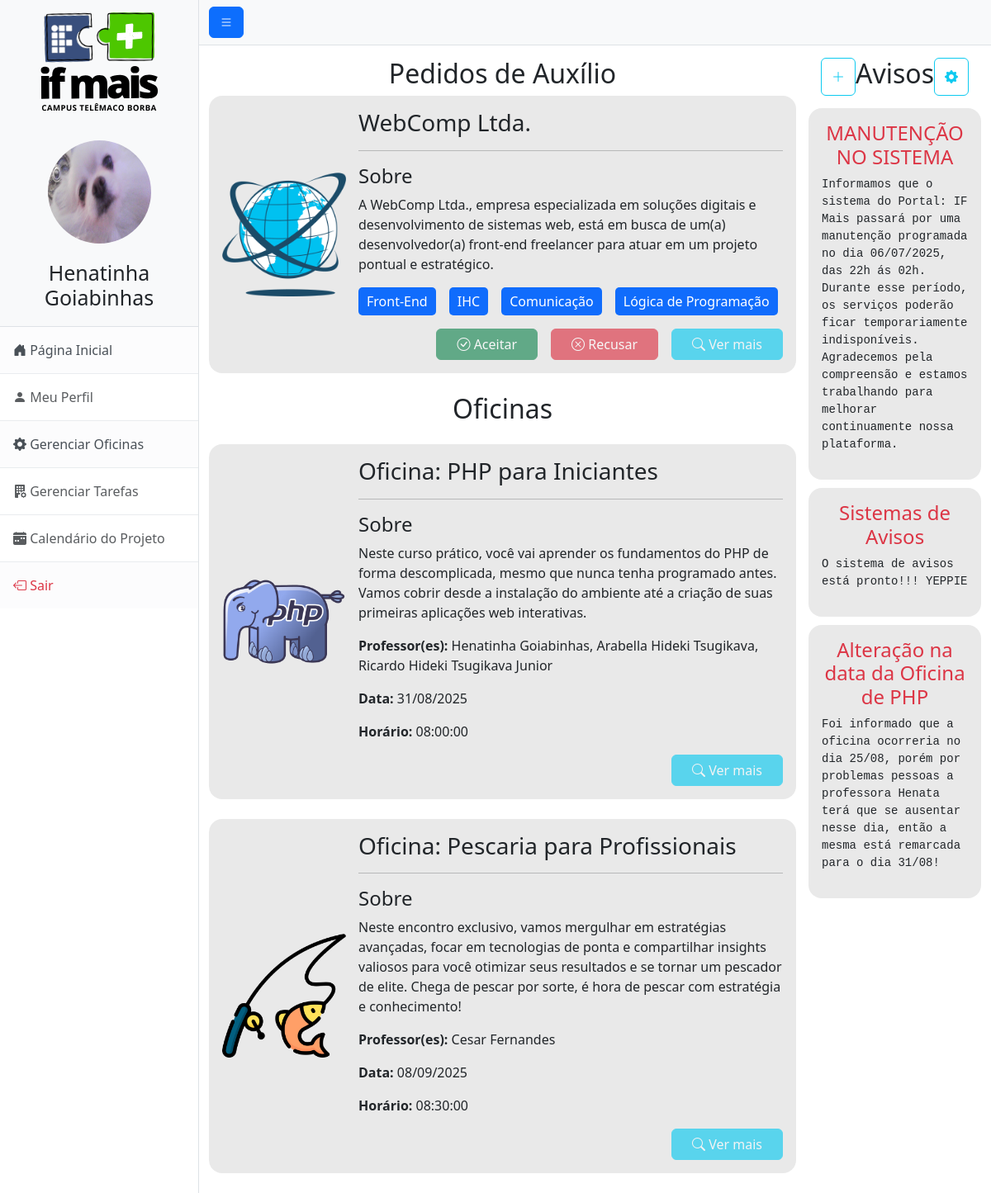
The app's page /home.php (signed in) with its own data.
### tables this page shows
CREATE TABLE `oficina` (
  `idOficina` int NOT NULL,
  `tituloOficina` varchar(50) DEFAULT NULL,
  `descricaoOficina` varchar(500) DEFAULT NULL,
  `dataOficina` date DEFAULT NULL,
  `horaOficina` time DEFAULT NULL,
  `criadorOficina` int DEFAULT NULL,
  `fotoOficina` varchar(200) NOT NULL
);

CREATE TABLE `aviso` (
  `idAviso` int NOT NULL,
  `tituloAviso` varchar(50) DEFAULT NULL,
  `descricaoAviso` varchar(500) DEFAULT NULL,
  `validadeAviso` datetime DEFAULT NULL,
  `criadorAviso` int DEFAULT NULL
);

### app/controllers/mostrarTodasOficinas.php (called while the page is built, shortened)
<?php
    $oficinasUserSQL = "SELECT * FROM oficina";
    include 'app/models/oficinas/pegarUserOficinas.php';
    include 'app/views/oficinas/mostrarTodasOficinas.php';
?>

### app/models/oficinas/pegarUserOficinas.php (called while the page is built, shortened)
<?php
    include 'config/database.php';
    $checarUserOficinas = mysqli_query($conn,$oficinasUserSQL);
?>

### app/models/oficinas/TratarUserOficinas.php (called while the page is built, shortened)
<?php
    $tituloUserOficina = htmlspecialchars($oficinasUser['tituloOficina'], ENT_QUOTES, 'UTF-8');
    $sobreUserOficina = htmlspecialchars($oficinasUser['descricaoOficina'], ENT_QUOTES, 'UTF-8');
    if(strlen($oficinasUser['dataOficina']) == 10){
        $dia = substr($oficinasUser['dataOficina'], 8, 2);
        $mes = substr($oficinasUser['dataOficina'], 5, 2);
        $ano = substr($oficinasUser['dataOficina'], 0, 4);
        $dataUserOficina = $dia . "/" . $mes ."/". $ano;
    } else {
        $dataUserOficina = $oficinasUser['dataOficina'];
    }
    $horarioUserOficina = $oficinasUser['horaOficina'];
    $fotoUserOficina = $oficinasUser['fotoOficina'];
    include 'app/models/oficinas/listarProfessoresOficinas.php';
?>

### app/models/oficinas/listarProfessoresOficinas.php (called while the page is built)
<?php
    $oficinaProfsArr = [];
    $idOficinaAtual = $oficinasUser['idOficina'];
    $oficinasProfesoresSQL = "SELECT nomePessoa FROM pessoa, professores_oficina WHERE idOficina = $idOficinaAtual AND cpfProfessor = pessoa.cpfPessoa";
    $checarOficinasProfs = mysqli_query($conn,$oficinasProfesoresSQL);
    while($OficinaProf = mysqli_fetch_assoc($checarOficinasProfs)){
        array_push($oficinaProfsArr, $OficinaProf['nomePessoa']);
    }
    $oficinaProfsStr = implode(', ', $oficinaProfsArr);
?>

### app/views/oficinas/mostrarTodasOficinas.php (the view)
<?php
while($oficinasUser = mysqli_fetch_assoc($checarUserOficinas)){
        include 'app/models/oficinas/TratarUserOficinas.php';
        echo "
            <div class='fundo-grid oficina d-flex align-items-center justify-content-between p-3 rounded-4 my-4'>
                <img src='$fotoUserOficina' alt='' width='150px' height='150px' class='rounded-1'>
                <div class='grid-textos oficina-textos flex-grow-1'>
                    <h3 class='oficina-titulo'>$tituloUserOficina</h3>
                    <hr>
                    <h4 class='mt-2'>Sobre</h4>
                    <p>$sobreUserOficina</p>
                    <p><strong>Professor(es): </strong>$oficinaProfsStr</p>
                    <p><strong>Data: </strong>$dataUserOficina</p>
                    <p><strong>Horário: </strong>$horarioUserOficina</p>
                    <div class='d-flex justify-content-end gap-3'>
                        <a class='btn btn-info text-light px-4 disabled' href='#'><i class='bi bi-search'></i> Ver mais</a>
                    </div>
                </div>
            </div>
        ";
    }
?>

### app/views/general/libs.php (shortened to what this page needs)
<!DOCTYPE html>
<html lang="pt-br">
    <head>
        <link href="css/styles.css" rel="stylesheet" />
        <link rel="stylesheet" href="css/geral.css">
        <link rel="stylesheet" href="https://cdn.jsdelivr.net/npm/bootstrap-icons@1.13.1/font/bootstrap-icons.min.css">
        <link href="https://cdn.jsdelivr.net/npm/bootstrap@5.3.7/dist/css/bootstrap.min.css" rel="stylesheet">

### home.php (shortened to what this page needs)
<?php include "app/views/general/libs.php";?>
    <link rel="stylesheet" href="css/home.css">
    </head>
    <body>
        <div class="d-flex" id="wrapper">
            <div class="border-end bg-white" id="sidebar-wrapper">
                <div class="sidebar-heading border-bottom bg-light headerSideNav">
                    <img src="assets/logo.svg" alt="logo IFMais" width="150px" height="150px" class="logo_ifMais">
                    <img src="<?= $_SESSION['fotoUsuario'] ?>" alt="" class="icon_usuario">
                    <h1 class="nome_usuario"><?= $_SESSION['nomePessoa'] ?></h1>
                </div>
                <div class="list-group list-group-flush">
                    <a class="list-group-item list-group-item-action list-group-item-light p-3" href="#!"> <i class="bi bi-house-door-fill"></i> Página Inicial</a>
                    <a class="list-group-item list-group-item-action list-group-item-light p-3 disabled" href="#!"><i class="bi bi-person-fill"></i> Meu Perfil</a>
                    <a class="list-group-item list-group-item-action list-group-item-light p-3" href="oficinas.php"><i class="bi bi-gear-fill"></i> Gerenciar Oficinas</a>
                    <a class="list-group-item list-group-item-action list-group-item-light p-3 disabled" href="#!"><i class="bi bi-building-fill-gear"></i> Gerenciar Tarefas</a>
                    <a class="list-group-item list-group-item-action list-group-item-light p-3 disabled" href="#!"><i class="bi bi-calendar-week-fill"></i> Calendário do Projeto</a>
                    <a class="list-group-item list-group-item-action list-group-item-light p-3 text-danger" href="app/models/sairUser.php"><i class="bi bi-box-arrow-left"></i> Sair</a>
                </div>
            </div>
            <div id="page-content-wrapper">
                <nav class="navbar navbar-expand-lg navbar-light bg-light border-bottom">
                    <div class="container-fluid">
                        <button class="btn btn-primary" id="sidebarToggle"><i class="bi bi-list"></i></button>
                    </div>
                </nav>
                <div class="container-fluid conteudo-main d-flex">
                    <main class="main-contents">
                        <section class="row main-content">
                            <div class="col secao-general">
                                <h2 class="text-center">Pedidos de Auxílio</h2>
                                <div class="pedidos">
                                    <div class="fundo-grid pedido d-flex align-items-center justify-content-between p-3 rounded-4">
                                        <img src="assets/ph_empresa.png" alt="" width="150px" height="150px" class="rounded-1">
                                        <div class="grid-textos pedido-textos flex-grow-1">
                                            <h3 class="pedido-titulo">WebComp Ltda.</h3>
                                            <hr>
                                            <h4 class="mt-2">Sobre</h4>
                                            <p>A WebComp Ltda., empresa especializada em soluções digitais e desenvolvimento de sistemas web, está em busca de um(a) desenvolvedor(a) front-end freelancer para atuar em um projeto pontual e estratégico.</p>
                                            <ul class="pedido-tags list-unstyled d-flex justify-content-left gap-3 flex-wrap">
                                                <li class="tag">Front-End</li>
                                                <li class="tag">IHC</li>
                                                <li class="tag">Comunicação</li>
                                                <li class="tag">Lógica de Programação</li>
                                            </ul>
                                            <div class="d-flex justify-content-end gap-3">
                                                <button class="btn btn-success px-4 disabled"><i class="bi bi-check-circle"></i> Aceitar</button>
                                                <button class="btn btn-danger px-4 disabled"><i class="bi bi-x-circle"></i> Recusar</button>
                                                <button class="btn btn-info text-light px-4 disabled"><i class="bi bi-search"></i> Ver mais</button>
                                            </div>
                                        </div>
                                    </div>
                                </div>
                            </div>
                        </section>
                        <section class="row main-content mt-4">
                            <div class="col secao-general">
                                <h2 class="text-center">Oficinas</h2>
                                <div class="oficinas">
                                    <?php include 'app/controllers/mostrarTodasOficinas.php' ?>
                                </div>
                            </div>
                        </section>
                    </main>
                    <aside class="avisos-aside">
                        <div class="section-general">
                            <div class="avisos-admin">
                                <button class="aviso-add btn btn-outline-info" data-bs-toggle="modal" data-bs-target="#adicionarAviso"><i class="bi bi-plus-lg"></i></button>
                                <h2 class="text-center">Avisos</h2>
                                <button class="aviso-config btn btn-outline-info" data-bs-toggle="modal" data-bs-target="#modalGerenciarAviso"><i class="bi bi-gear-fill"></i></button>
                            </div>
                            <div class="avisos">
                                <?php include ('app/models/avisos/listarAvisos.php'); ?>
                            </div>
                        </div>
                    </aside>
                </div>
            </div>
        </div>
    </body>
</html>

### app/models/avisos/listarAvisos.php
<?php
    include 'config/database.php';
    $avisoSelect = "SELECT * FROM aviso";
    $todosAvisos = mysqli_query($conn, $avisoSelect);
    while($aviso = mysqli_fetch_array($todosAvisos)){
        echo "
            <div class='aviso p-3 rounded-4'>
                <h4 class='text-center text-danger'>{$aviso['tituloAviso']}</h4>
                <pre style='white-space:pre-wrap;'>{$aviso['descricaoAviso']}</pre>
            </div>
        ";
    }
?>

### css/geral.css (style rules this page uses)
.icon_usuario { display: block; background-color: white; border-radius: 50%; margin: 20px auto; width: 125px; height: 125px; }
.nome_usuario { font-size: 25px; text-align: center; width: 100%; margin-bottom: 20px; }
.secao-general { width: 100%; }
.fundo-grid { background-color: rgba(211, 211, 211, 0.5); }
hr { margin: 0; }
.grid-textos { margin-left: 15px; }
.tag { background-color: #106cfc; color: white; padding: 5px 10px; border-radius: 5px; }

### css/home.css (style rules this page uses)
.conteudo-main { margin-top: 15px; gap: 15px; }
.avisos-aside { width: 350px; }
.aviso { background-color: rgba(211, 211, 211, 0.5); }

### css/home/avisos.css (style rules this page uses)
.avisos-admin { display: flex; flex-direction: row; justify-content: space-between; margin: 0 15px; margin-bottom: 15px; }
.aviso { margin: 10px 0; }

### records on screen
oficina: fotoOficina (picture), tituloOficina "Oficina: PHP para Iniciantes", descricaoOficina "Neste curso prático, você vai aprender os fundamentos do PHP de forma descomplicada, mesmo que nunca tenha programado antes. Vamos cobrir desde a instalação do ambiente até a criação de suas primeiras aplicações web interativas.", oficinaProfsStr "Henatinha Goiabinhas, Arabella Hideki Tsugikava, Ricardo Hideki Tsugikava Junior", dataOficina "31/08/2025", horaOficina "08:00:00"
oficina: fotoOficina (picture), tituloOficina "Oficina: Pescaria para Profissionais", descricaoOficina "Neste encontro exclusivo, vamos mergulhar em estratégias avançadas, focar em tecnologias de ponta e compartilhar insights valiosos para você otimizar seus resultados e se tornar um pescador de elite. Chega de pescar por sorte, é hora de pescar com estratégia e conhecimento!", oficinaProfsStr "Cesar Fernandes", dataOficina "08/09/2025", horaOficina "08:30:00"
aviso: tituloAviso "MANUTENÇÃO NO SISTEMA", descricaoAviso "Informamos que o sistema do Portal: IF Mais passará por uma manutenção programada no dia 06/07/2025, das 22h ás 02h. Durante esse período, os serviços poderão ficar temporariamente indisponíveis. Agradecemos pela compreensão e estamos trabalhando para melhorar continuamente nossa plataforma.…"
aviso: tituloAviso "Sistemas de Avisos", descricaoAviso "O sistema de avisos está pronto!!! YEPPIE"
aviso: tituloAviso "Alteração na data da Oficina de PHP", descricaoAviso "Foi informado que a oficina ocorreria no dia 25/08, porém por problemas pessoas a professora Henata terá que se ausentar nesse dia, então a mesma está remarcada para o dia 31/08!"

### other values on screen
$_SESSION['nomePessoa'] "Henatinha Goiabinhas"
